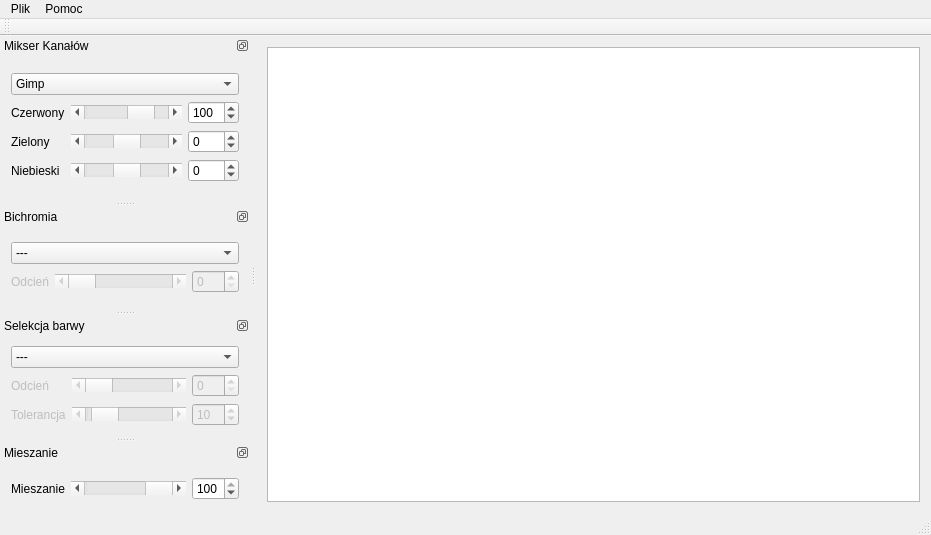
<?xml version="1.0" encoding="UTF-8"?>
<ui version="4.0">
 <class>MainWindow</class>
 <widget class="QMainWindow" name="MainWindow">
  <property name="geometry">
   <rect>
    <x>0</x>
    <y>0</y>
    <width>931</width>
    <height>535</height>
   </rect>
  </property>
  <property name="windowTitle">
   <string>Konwersja do odcieni szarości</string>
  </property>
  <widget class="QWidget" name="centralWidget">
   <layout class="QGridLayout" name="gridLayout">
    <item row="0" column="0">
     <widget class="QGraphicsView" name="image"/>
    </item>
   </layout>
  </widget>
  <widget class="QMenuBar" name="menuBar">
   <property name="geometry">
    <rect>
     <x>0</x>
     <y>0</y>
     <width>931</width>
     <height>21</height>
    </rect>
   </property>
   <widget class="QMenu" name="menuFile">
    <property name="title">
     <string>Plik</string>
    </property>
    <addaction name="bOpenFile"/>
    <addaction name="bSaveFile"/>
    <addaction name="separator"/>
    <addaction name="bOpenConf"/>
    <addaction name="bSaveConf"/>
    <addaction name="separator"/>
    <addaction name="bClose"/>
   </widget>
   <widget class="QMenu" name="menuHelp">
    <property name="title">
     <string>Pomoc</string>
    </property>
    <addaction name="bHelp"/>
    <addaction name="bAbout"/>
    <addaction name="bAboutQt"/>
   </widget>
   <addaction name="menuFile"/>
   <addaction name="menuHelp"/>
  </widget>
  <widget class="QToolBar" name="mainToolBar">
   <attribute name="toolBarArea">
    <enum>TopToolBarArea</enum>
   </attribute>
   <attribute name="toolBarBreak">
    <bool>false</bool>
   </attribute>
  </widget>
  <widget class="QStatusBar" name="statusBar"/>
  <widget class="QDockWidget" name="chanelsWidget">
   <property name="minimumSize">
    <size>
     <width>250</width>
     <height>165</height>
    </size>
   </property>
   <property name="baseSize">
    <size>
     <width>0</width>
     <height>0</height>
    </size>
   </property>
   <property name="features">
    <set>QDockWidget::DockWidgetFloatable|QDockWidget::DockWidgetMovable</set>
   </property>
   <property name="windowTitle">
    <string>Mikser Kanałów</string>
   </property>
   <attribute name="dockWidgetArea">
    <number>1</number>
   </attribute>
   <widget class="QWidget" name="dockWidgetContents">
    <layout class="QVBoxLayout" name="verticalLayout">
     <property name="sizeConstraint">
      <enum>QLayout::SetMaximumSize</enum>
     </property>
     <item>
      <widget class="QComboBox" name="chanelMode">
       <item>
        <property name="text">
         <string>Gimp</string>
        </property>
       </item>
       <item>
        <property name="text">
         <string>Naturalna</string>
        </property>
       </item>
      </widget>
     </item>
     <item>
      <layout class="QGridLayout" name="cwLayout" columnstretch="0,1,0" columnminimumwidth="0,100,0">
       <item row="0" column="0">
        <widget class="QLabel" name="label">
         <property name="text">
          <string>Czerwony</string>
         </property>
        </widget>
       </item>
       <item row="1" column="0">
        <widget class="QLabel" name="label_2">
         <property name="text">
          <string>Zielony</string>
         </property>
        </widget>
       </item>
       <item row="2" column="0">
        <widget class="QLabel" name="label_3">
         <property name="text">
          <string>Niebieski</string>
         </property>
        </widget>
       </item>
       <item row="2" column="2">
        <widget class="QSpinBox" name="blueSBox">
         <property name="minimum">
          <number>-200</number>
         </property>
         <property name="maximum">
          <number>200</number>
         </property>
        </widget>
       </item>
       <item row="2" column="1">
        <widget class="QScrollBar" name="blueSBar">
         <property name="minimum">
          <number>-200</number>
         </property>
         <property name="maximum">
          <number>200</number>
         </property>
         <property name="orientation">
          <enum>Qt::Horizontal</enum>
         </property>
        </widget>
       </item>
       <item row="1" column="1">
        <widget class="QScrollBar" name="greenSBar">
         <property name="minimum">
          <number>-200</number>
         </property>
         <property name="maximum">
          <number>200</number>
         </property>
         <property name="orientation">
          <enum>Qt::Horizontal</enum>
         </property>
        </widget>
       </item>
       <item row="1" column="2">
        <widget class="QSpinBox" name="greenSBox">
         <property name="minimum">
          <number>-200</number>
         </property>
         <property name="maximum">
          <number>200</number>
         </property>
        </widget>
       </item>
       <item row="0" column="1">
        <widget class="QScrollBar" name="redSBar">
         <property name="minimum">
          <number>-200</number>
         </property>
         <property name="maximum">
          <number>200</number>
         </property>
         <property name="value">
          <number>100</number>
         </property>
         <property name="orientation">
          <enum>Qt::Horizontal</enum>
         </property>
        </widget>
       </item>
       <item row="0" column="2">
        <widget class="QSpinBox" name="redSBox">
         <property name="minimum">
          <number>-200</number>
         </property>
         <property name="maximum">
          <number>200</number>
         </property>
         <property name="value">
          <number>100</number>
         </property>
        </widget>
       </item>
      </layout>
     </item>
    </layout>
   </widget>
  </widget>
  <widget class="QDockWidget" name="duotoneWidget">
   <property name="minimumSize">
    <size>
     <width>250</width>
     <height>103</height>
    </size>
   </property>
   <property name="baseSize">
    <size>
     <width>0</width>
     <height>0</height>
    </size>
   </property>
   <property name="features">
    <set>QDockWidget::DockWidgetFloatable|QDockWidget::DockWidgetMovable</set>
   </property>
   <property name="windowTitle">
    <string>Bichromia</string>
   </property>
   <attribute name="dockWidgetArea">
    <number>1</number>
   </attribute>
   <widget class="QWidget" name="dockWidgetContents_2">
    <layout class="QVBoxLayout" name="verticalLayout_2" stretch="1,1">
     <property name="sizeConstraint">
      <enum>QLayout::SetMaximumSize</enum>
     </property>
     <item>
      <widget class="QComboBox" name="duotoneMode">
       <item>
        <property name="text">
         <string>---</string>
        </property>
       </item>
       <item>
        <property name="text">
         <string>Normalna</string>
        </property>
       </item>
       <item>
        <property name="text">
         <string>Odwrotna</string>
        </property>
       </item>
      </widget>
     </item>
     <item>
      <layout class="QGridLayout" name="gridLayout_4" columnstretch="0,1,0" columnminimumwidth="0,100,0">
       <property name="sizeConstraint">
        <enum>QLayout::SetFixedSize</enum>
       </property>
       <item row="0" column="1">
        <widget class="QScrollBar" name="hueSBarDt">
         <property name="enabled">
          <bool>false</bool>
         </property>
         <property name="maximum">
          <number>359</number>
         </property>
         <property name="orientation">
          <enum>Qt::Horizontal</enum>
         </property>
        </widget>
       </item>
       <item row="0" column="0">
        <widget class="QLabel" name="duotoneLabel">
         <property name="enabled">
          <bool>false</bool>
         </property>
         <property name="text">
          <string>Odcień</string>
         </property>
        </widget>
       </item>
       <item row="0" column="2">
        <widget class="QSpinBox" name="hueSBoxDt">
         <property name="enabled">
          <bool>false</bool>
         </property>
         <property name="maximum">
          <number>359</number>
         </property>
        </widget>
       </item>
      </layout>
     </item>
    </layout>
   </widget>
  </widget>
  <widget class="QDockWidget" name="rangeWidget">
   <property name="features">
    <set>QDockWidget::DockWidgetFloatable|QDockWidget::DockWidgetMovable</set>
   </property>
   <property name="windowTitle">
    <string>Selekcja barwy</string>
   </property>
   <attribute name="dockWidgetArea">
    <number>1</number>
   </attribute>
   <widget class="QWidget" name="dockWidgetContents_3">
    <layout class="QVBoxLayout" name="verticalLayout_3">
     <property name="sizeConstraint">
      <enum>QLayout::SetMaximumSize</enum>
     </property>
     <item>
      <widget class="QComboBox" name="rangeMode">
       <item>
        <property name="text">
         <string>---</string>
        </property>
       </item>
       <item>
        <property name="text">
         <string>Brak redukcji odcieni</string>
        </property>
       </item>
       <item>
        <property name="text">
         <string>Redukcja odcieni</string>
        </property>
       </item>
      </widget>
     </item>
     <item>
      <layout class="QGridLayout" name="gridLayout_3" columnstretch="0,1,0" columnminimumwidth="0,100,0">
       <item row="0" column="1">
        <widget class="QScrollBar" name="hueSBarR">
         <property name="enabled">
          <bool>false</bool>
         </property>
         <property name="maximum">
          <number>359</number>
         </property>
         <property name="orientation">
          <enum>Qt::Horizontal</enum>
         </property>
        </widget>
       </item>
       <item row="0" column="2">
        <widget class="QSpinBox" name="hueSBoxR">
         <property name="enabled">
          <bool>false</bool>
         </property>
         <property name="maximum">
          <number>359</number>
         </property>
        </widget>
       </item>
       <item row="0" column="0">
        <widget class="QLabel" name="rangeLabel1">
         <property name="enabled">
          <bool>false</bool>
         </property>
         <property name="text">
          <string>Odcień</string>
         </property>
        </widget>
       </item>
       <item row="1" column="0">
        <widget class="QLabel" name="rangeLabel2">
         <property name="enabled">
          <bool>false</bool>
         </property>
         <property name="text">
          <string>Tolerancja</string>
         </property>
        </widget>
       </item>
       <item row="1" column="2">
        <widget class="QSpinBox" name="tolSBox">
         <property name="enabled">
          <bool>false</bool>
         </property>
         <property name="maximum">
          <number>100</number>
         </property>
         <property name="value">
          <number>10</number>
         </property>
        </widget>
       </item>
       <item row="1" column="1">
        <widget class="QScrollBar" name="tolSBar">
         <property name="enabled">
          <bool>false</bool>
         </property>
         <property name="maximum">
          <number>100</number>
         </property>
         <property name="value">
          <number>10</number>
         </property>
         <property name="orientation">
          <enum>Qt::Horizontal</enum>
         </property>
        </widget>
       </item>
      </layout>
     </item>
    </layout>
   </widget>
  </widget>
  <widget class="QDockWidget" name="dockWidget_3">
   <property name="features">
    <set>QDockWidget::DockWidgetFloatable|QDockWidget::DockWidgetMovable</set>
   </property>
   <property name="windowTitle">
    <string>Mieszanie</string>
   </property>
   <attribute name="dockWidgetArea">
    <number>1</number>
   </attribute>
   <widget class="QWidget" name="dockWidgetContents_4">
    <layout class="QGridLayout" name="gridLayout_5" columnstretch="0,1,0" rowminimumheight="0" columnminimumwidth="0,100,0">
     <property name="sizeConstraint">
      <enum>QLayout::SetMinAndMaxSize</enum>
     </property>
     <item row="0" column="1">
      <widget class="QScrollBar" name="mergeSBar">
       <property name="maximum">
        <number>100</number>
       </property>
       <property name="value">
        <number>100</number>
       </property>
       <property name="orientation">
        <enum>Qt::Horizontal</enum>
       </property>
      </widget>
     </item>
     <item row="0" column="0">
      <widget class="QLabel" name="label_7">
       <property name="text">
        <string>Mieszanie</string>
       </property>
      </widget>
     </item>
     <item row="0" column="2">
      <widget class="QSpinBox" name="mergeSBox">
       <property name="maximum">
        <number>100</number>
       </property>
       <property name="value">
        <number>100</number>
       </property>
      </widget>
     </item>
    </layout>
   </widget>
  </widget>
  <action name="bOpenFile">
   <property name="text">
    <string>Otwórz</string>
   </property>
  </action>
  <action name="bUndo">
   <property name="text">
    <string>Cofnij</string>
   </property>
  </action>
  <action name="bRedo">
   <property name="text">
    <string>Ponów</string>
   </property>
  </action>
  <action name="bSaveFile">
   <property name="text">
    <string>Zapisz</string>
   </property>
  </action>
  <action name="bOpenConf">
   <property name="text">
    <string>Wczytaj konfigurację</string>
   </property>
  </action>
  <action name="bSaveConf">
   <property name="text">
    <string>Zapisz konfigurację</string>
   </property>
  </action>
  <action name="bClose">
   <property name="text">
    <string>Zakończ</string>
   </property>
  </action>
  <action name="bHelp">
   <property name="text">
    <string>Pomoc</string>
   </property>
  </action>
  <action name="bAbout">
   <property name="text">
    <string>O Programie</string>
   </property>
  </action>
  <action name="bAboutQt">
   <property name="text">
    <string>O Qt</string>
   </property>
  </action>
 </widget>
 <layoutdefault spacing="6" margin="11"/>
 <resources/>
 <connections>
  <connection>
   <sender>bOpenFile</sender>
   <signal>triggered()</signal>
   <receiver>MainWindow</receiver>
   <slot>openFile()</slot>
   <hints>
    <hint type="sourcelabel">
     <x>-1</x>
     <y>-1</y>
    </hint>
    <hint type="destinationlabel">
     <x>277</x>
     <y>225</y>
    </hint>
   </hints>
  </connection>
  <connection>
   <sender>bSaveFile</sender>
   <signal>triggered()</signal>
   <receiver>MainWindow</receiver>
   <slot>saveFile()</slot>
   <hints>
    <hint type="sourcelabel">
     <x>-1</x>
     <y>-1</y>
    </hint>
    <hint type="destinationlabel">
     <x>277</x>
     <y>225</y>
    </hint>
   </hints>
  </connection>
  <connection>
   <sender>bOpenConf</sender>
   <signal>triggered()</signal>
   <receiver>MainWindow</receiver>
   <slot>openConf()</slot>
   <hints>
    <hint type="sourcelabel">
     <x>-1</x>
     <y>-1</y>
    </hint>
    <hint type="destinationlabel">
     <x>277</x>
     <y>225</y>
    </hint>
   </hints>
  </connection>
  <connection>
   <sender>bSaveConf</sender>
   <signal>triggered()</signal>
   <receiver>MainWindow</receiver>
   <slot>saveConf()</slot>
   <hints>
    <hint type="sourcelabel">
     <x>-1</x>
     <y>-1</y>
    </hint>
    <hint type="destinationlabel">
     <x>277</x>
     <y>225</y>
    </hint>
   </hints>
  </connection>
  <connection>
   <sender>bClose</sender>
   <signal>triggered()</signal>
   <receiver>MainWindow</receiver>
   <slot>close()</slot>
   <hints>
    <hint type="sourcelabel">
     <x>-1</x>
     <y>-1</y>
    </hint>
    <hint type="destinationlabel">
     <x>277</x>
     <y>225</y>
    </hint>
   </hints>
  </connection>
  <connection>
   <sender>redSBar</sender>
   <signal>valueChanged(int)</signal>
   <receiver>redSBox</receiver>
   <slot>setValue(int)</slot>
   <hints>
    <hint type="sourcelabel">
     <x>126</x>
     <y>119</y>
    </hint>
    <hint type="destinationlabel">
     <x>212</x>
     <y>120</y>
    </hint>
   </hints>
  </connection>
  <connection>
   <sender>redSBox</sender>
   <signal>valueChanged(int)</signal>
   <receiver>redSBar</receiver>
   <slot>setValue(int)</slot>
   <hints>
    <hint type="sourcelabel">
     <x>212</x>
     <y>120</y>
    </hint>
    <hint type="destinationlabel">
     <x>126</x>
     <y>119</y>
    </hint>
   </hints>
  </connection>
  <connection>
   <sender>redSBox</sender>
   <signal>valueChanged(int)</signal>
   <receiver>MainWindow</receiver>
   <slot>editImage()</slot>
   <hints>
    <hint type="sourcelabel">
     <x>212</x>
     <y>120</y>
    </hint>
    <hint type="destinationlabel">
     <x>465</x>
     <y>267</y>
    </hint>
   </hints>
  </connection>
  <connection>
   <sender>greenSBar</sender>
   <signal>valueChanged(int)</signal>
   <receiver>greenSBox</receiver>
   <slot>setValue(int)</slot>
   <hints>
    <hint type="sourcelabel">
     <x>126</x>
     <y>150</y>
    </hint>
    <hint type="destinationlabel">
     <x>212</x>
     <y>151</y>
    </hint>
   </hints>
  </connection>
  <connection>
   <sender>greenSBar</sender>
   <signal>valueChanged(int)</signal>
   <receiver>MainWindow</receiver>
   <slot>editImage()</slot>
   <hints>
    <hint type="sourcelabel">
     <x>126</x>
     <y>150</y>
    </hint>
    <hint type="destinationlabel">
     <x>465</x>
     <y>267</y>
    </hint>
   </hints>
  </connection>
  <connection>
   <sender>greenSBox</sender>
   <signal>valueChanged(int)</signal>
   <receiver>greenSBar</receiver>
   <slot>setValue(int)</slot>
   <hints>
    <hint type="sourcelabel">
     <x>212</x>
     <y>151</y>
    </hint>
    <hint type="destinationlabel">
     <x>126</x>
     <y>150</y>
    </hint>
   </hints>
  </connection>
  <connection>
   <sender>hueSBarDt</sender>
   <signal>valueChanged(int)</signal>
   <receiver>hueSBoxDt</receiver>
   <slot>setValue(int)</slot>
   <hints>
    <hint type="sourcelabel">
     <x>123</x>
     <y>285</y>
    </hint>
    <hint type="destinationlabel">
     <x>217</x>
     <y>286</y>
    </hint>
   </hints>
  </connection>
  <connection>
   <sender>hueSBoxDt</sender>
   <signal>valueChanged(int)</signal>
   <receiver>hueSBarDt</receiver>
   <slot>setValue(int)</slot>
   <hints>
    <hint type="sourcelabel">
     <x>217</x>
     <y>286</y>
    </hint>
    <hint type="destinationlabel">
     <x>123</x>
     <y>285</y>
    </hint>
   </hints>
  </connection>
  <connection>
   <sender>hueSBoxDt</sender>
   <signal>valueChanged(int)</signal>
   <receiver>MainWindow</receiver>
   <slot>editImage()</slot>
   <hints>
    <hint type="sourcelabel">
     <x>217</x>
     <y>286</y>
    </hint>
    <hint type="destinationlabel">
     <x>465</x>
     <y>267</y>
    </hint>
   </hints>
  </connection>
  <connection>
   <sender>blueSBar</sender>
   <signal>valueChanged(int)</signal>
   <receiver>blueSBox</receiver>
   <slot>setValue(int)</slot>
   <hints>
    <hint type="sourcelabel">
     <x>126</x>
     <y>181</y>
    </hint>
    <hint type="destinationlabel">
     <x>212</x>
     <y>182</y>
    </hint>
   </hints>
  </connection>
  <connection>
   <sender>blueSBox</sender>
   <signal>valueChanged(int)</signal>
   <receiver>blueSBar</receiver>
   <slot>setValue(int)</slot>
   <hints>
    <hint type="sourcelabel">
     <x>212</x>
     <y>182</y>
    </hint>
    <hint type="destinationlabel">
     <x>126</x>
     <y>181</y>
    </hint>
   </hints>
  </connection>
  <connection>
   <sender>blueSBar</sender>
   <signal>valueChanged(int)</signal>
   <receiver>MainWindow</receiver>
   <slot>editImage()</slot>
   <hints>
    <hint type="sourcelabel">
     <x>126</x>
     <y>181</y>
    </hint>
    <hint type="destinationlabel">
     <x>465</x>
     <y>267</y>
    </hint>
   </hints>
  </connection>
  <connection>
   <sender>hueSBarR</sender>
   <signal>valueChanged(int)</signal>
   <receiver>hueSBoxR</receiver>
   <slot>setValue(int)</slot>
   <hints>
    <hint type="sourcelabel">
     <x>133</x>
     <y>389</y>
    </hint>
    <hint type="destinationlabel">
     <x>217</x>
     <y>390</y>
    </hint>
   </hints>
  </connection>
  <connection>
   <sender>hueSBoxR</sender>
   <signal>valueChanged(int)</signal>
   <receiver>hueSBarR</receiver>
   <slot>setValue(int)</slot>
   <hints>
    <hint type="sourcelabel">
     <x>217</x>
     <y>390</y>
    </hint>
    <hint type="destinationlabel">
     <x>133</x>
     <y>389</y>
    </hint>
   </hints>
  </connection>
  <connection>
   <sender>hueSBarR</sender>
   <signal>valueChanged(int)</signal>
   <receiver>MainWindow</receiver>
   <slot>editImage()</slot>
   <hints>
    <hint type="sourcelabel">
     <x>133</x>
     <y>389</y>
    </hint>
    <hint type="destinationlabel">
     <x>465</x>
     <y>267</y>
    </hint>
   </hints>
  </connection>
  <connection>
   <sender>tolSBar</sender>
   <signal>valueChanged(int)</signal>
   <receiver>tolSBox</receiver>
   <slot>setValue(int)</slot>
   <hints>
    <hint type="sourcelabel">
     <x>133</x>
     <y>420</y>
    </hint>
    <hint type="destinationlabel">
     <x>217</x>
     <y>421</y>
    </hint>
   </hints>
  </connection>
  <connection>
   <sender>tolSBox</sender>
   <signal>valueChanged(int)</signal>
   <receiver>tolSBar</receiver>
   <slot>setValue(int)</slot>
   <hints>
    <hint type="sourcelabel">
     <x>217</x>
     <y>421</y>
    </hint>
    <hint type="destinationlabel">
     <x>133</x>
     <y>420</y>
    </hint>
   </hints>
  </connection>
  <connection>
   <sender>tolSBox</sender>
   <signal>valueChanged(int)</signal>
   <receiver>MainWindow</receiver>
   <slot>editImage()</slot>
   <hints>
    <hint type="sourcelabel">
     <x>217</x>
     <y>421</y>
    </hint>
    <hint type="destinationlabel">
     <x>465</x>
     <y>267</y>
    </hint>
   </hints>
  </connection>
  <connection>
   <sender>mergeSBar</sender>
   <signal>valueChanged(int)</signal>
   <receiver>mergeSBox</receiver>
   <slot>setValue(int)</slot>
   <hints>
    <hint type="sourcelabel">
     <x>132</x>
     <y>490</y>
    </hint>
    <hint type="destinationlabel">
     <x>218</x>
     <y>491</y>
    </hint>
   </hints>
  </connection>
  <connection>
   <sender>mergeSBox</sender>
   <signal>valueChanged(int)</signal>
   <receiver>mergeSBar</receiver>
   <slot>setValue(int)</slot>
   <hints>
    <hint type="sourcelabel">
     <x>218</x>
     <y>491</y>
    </hint>
    <hint type="destinationlabel">
     <x>132</x>
     <y>490</y>
    </hint>
   </hints>
  </connection>
  <connection>
   <sender>mergeSBox</sender>
   <signal>valueChanged(int)</signal>
   <receiver>MainWindow</receiver>
   <slot>editImage()</slot>
   <hints>
    <hint type="sourcelabel">
     <x>218</x>
     <y>491</y>
    </hint>
    <hint type="destinationlabel">
     <x>465</x>
     <y>267</y>
    </hint>
   </hints>
  </connection>
  <connection>
   <sender>chanelMode</sender>
   <signal>currentIndexChanged(int)</signal>
   <receiver>MainWindow</receiver>
   <slot>editImage()</slot>
   <hints>
    <hint type="sourcelabel">
     <x>124</x>
     <y>87</y>
    </hint>
    <hint type="destinationlabel">
     <x>465</x>
     <y>267</y>
    </hint>
   </hints>
  </connection>
  <connection>
   <sender>rangeMode</sender>
   <signal>currentIndexChanged(int)</signal>
   <receiver>MainWindow</receiver>
   <slot>changeMode()</slot>
   <hints>
    <hint type="sourcelabel">
     <x>124</x>
     <y>357</y>
    </hint>
    <hint type="destinationlabel">
     <x>465</x>
     <y>267</y>
    </hint>
   </hints>
  </connection>
  <connection>
   <sender>duotoneMode</sender>
   <signal>currentIndexChanged(int)</signal>
   <receiver>MainWindow</receiver>
   <slot>changeMode()</slot>
   <hints>
    <hint type="sourcelabel">
     <x>124</x>
     <y>253</y>
    </hint>
    <hint type="destinationlabel">
     <x>465</x>
     <y>267</y>
    </hint>
   </hints>
  </connection>
  <connection>
   <sender>bAbout</sender>
   <signal>triggered()</signal>
   <receiver>MainWindow</receiver>
   <slot>about()</slot>
   <hints>
    <hint type="sourcelabel">
     <x>-1</x>
     <y>-1</y>
    </hint>
    <hint type="destinationlabel">
     <x>465</x>
     <y>267</y>
    </hint>
   </hints>
  </connection>
  <connection>
   <sender>bHelp</sender>
   <signal>triggered()</signal>
   <receiver>MainWindow</receiver>
   <slot>help()</slot>
   <hints>
    <hint type="sourcelabel">
     <x>-1</x>
     <y>-1</y>
    </hint>
    <hint type="destinationlabel">
     <x>465</x>
     <y>267</y>
    </hint>
   </hints>
  </connection>
  <connection>
   <sender>bAboutQt</sender>
   <signal>triggered()</signal>
   <receiver>MainWindow</receiver>
   <slot>aboutQt()</slot>
   <hints>
    <hint type="sourcelabel">
     <x>-1</x>
     <y>-1</y>
    </hint>
    <hint type="destinationlabel">
     <x>465</x>
     <y>267</y>
    </hint>
   </hints>
  </connection>
 </connections>
 <slots>
  <slot>openFile()</slot>
  <slot>openConf()</slot>
  <slot>saveFile()</slot>
  <slot>saveConf()</slot>
  <slot>editImage()</slot>
  <slot>changeMode()</slot>
  <slot>about()</slot>
  <slot>aboutQt()</slot>
  <slot>help()</slot>
 </slots>
</ui>
